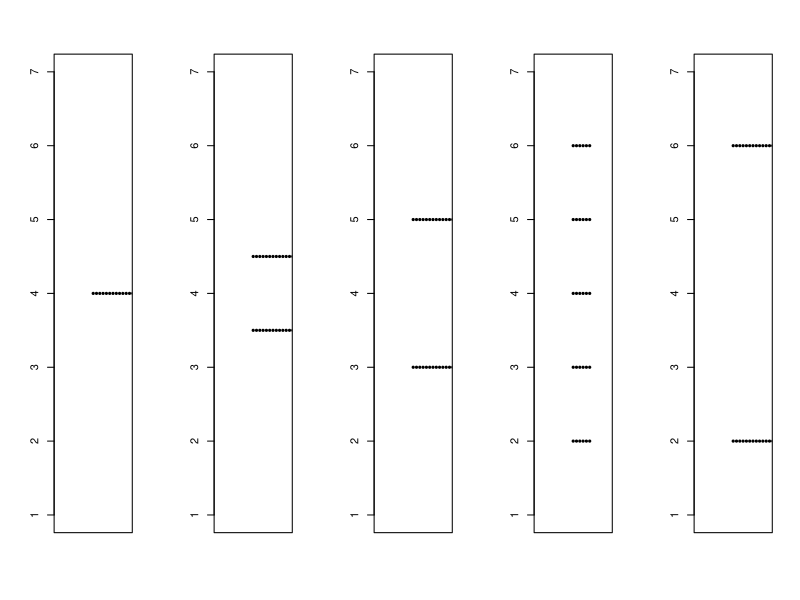

The R source for this figure:
v1 <- rep(4, 30)
v2 <- rep(c(3.5,4.5), 15)
v3 <- rep(c(3,5), 15)
v4 <- rep(c(2:6), 6)
v5 <- rep(c(2,6), 15)

par(mfrow=c(1,5))
stripchart(v1, method="stack", pch=20, vertical=T, ylim=c(1,7))
stripchart(v2, method="stack", pch=20, vertical=T, ylim=c(1,7))
stripchart(v3, method="stack", pch=20, vertical=T, ylim=c(1,7))
stripchart(v4, method="stack", pch=20, vertical=T, ylim=c(1,7))
stripchart(v5, method="stack", pch=20, vertical=T, ylim=c(1,7))
par(mfrow=c(1,1))

median(v1)
mean(v1)
sd(v1)

median(v2)
mean(v2)
sd(v2)

median(v3)
mean(v3)
sd(v3)

median(v4)
mean(v4)
sd(v4)

median(v5)
mean(v5)
sd(v5)
